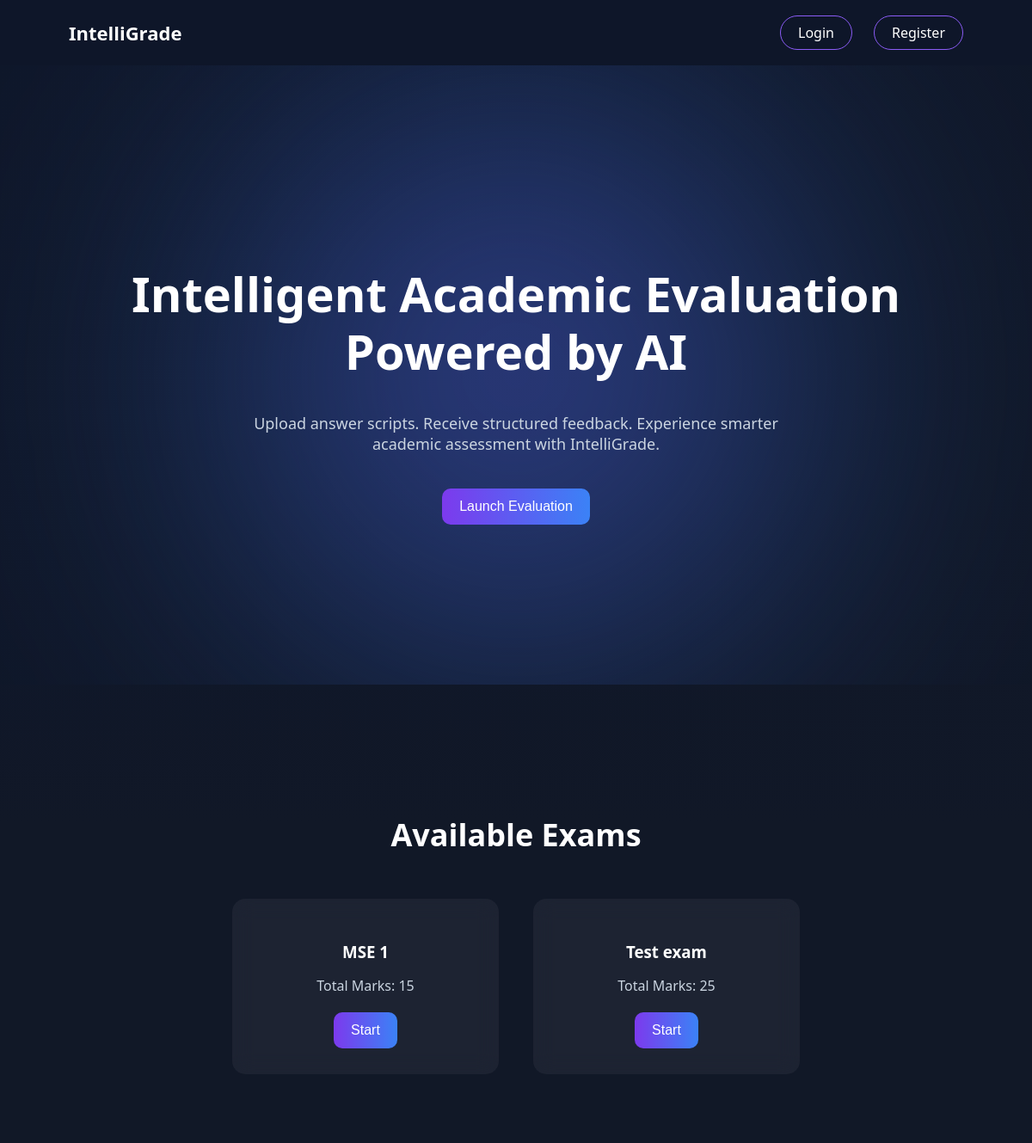
The page / on the database its author committed.
### exams/models.py (models this page shows, shortened)
class Exam(models.Model):
    name = models.CharField(max_length=100)
    total_marks = models.IntegerField()
    created_at = models.DateTimeField(auto_now_add=True)

### exams/views.py (the view)
# urls.py: path('', home, name='home'),
def home(request):
    exams = Exam.objects.all()
    return render(request, "home.html", {"exams": exams})

### templates/home.html
{% extends 'base.html' %}
{% block content %}
<section class="hero">
    <div class="hero-glow"></div>
    <div class="hero-content">
        <h1>Intelligent Academic Evaluation Powered by AI</h1>
        <p>
            Upload answer scripts. Receive structured feedback.
            Experience smarter academic assessment with IntelliGrade.
        </p>
        <a href="#exams">
            <button class="btn-primary">Launch Evaluation</button>
        </a>
    </div>
</section>
<section class="exams-section" id="exams">
    <h2>Available Exams</h2>
    <div class="exam-grid">
        {% for exam in exams %}
        <div class="exam-card">
            <h3>{{ exam.name }}</h3>
            <p>Total Marks: {{ exam.total_marks }}</p>
            <a href="{% url 'submit_exam' exam.id %}">
                <button class="btn-primary">Start</button>
            </a>
        </div>
        {% empty %}
        <p>No exams available.</p>
        {% endfor %}
    </div>
</section>
{% endblock %}

### static/css/style.css (style rules this page uses)
html { scroll-behavior: smooth; }
body { margin: 0; font-family: 'Segoe UI', sans-serif; background: linear-gradient(135deg, #0f172a, #111827); color: white; }
.hero { position: relative; min-height: calc(100vh - 80px); display: flex; align-items: center; justify-content: center; text-align: center; padding: 0 20px; overflow: hidden; }
.hero-content { position: relative; z-index: 2; max-width: 900px; margin: 0 auto; display: flex; flex-direction: column; align-items: center; }
.hero h1 { font-size: 56px; font-weight: 700; line-height: 1.2; margin-bottom: 20px; }
.hero p { font-size: 18px; color: #cbd5e1; max-width: 650px; margin-bottom: 40px; }
.hero-glow { position: absolute; top: 50%; left: 50%; transform: translate(-50%, -50%); width: 900px; height: 900px; background: radial-gradient(circle at center, rgba(124, 58, 237, 0.5), rgba(59, 130, 246, 0.4), transparent 70%); filter: blur(140px); animation: floatGlow 8s ease-in-out infinite alternate; z-index: 1; }
.btn-primary { padding: 14px 36px; border-radius: 30px; border: none; font-size: 16px; background: linear-gradient(135deg, #7c3aed, #2563eb); color: white; cursor: pointer; transition: all 0.3s ease; }
.exams-section { padding: 120px 50px 80px 50px; text-align: center; background: linear-gradient( to bottom, rgba(17, 24, 39, 0) 0%, #111827 30% ); }
.exams-section h2 { font-size: 36px; margin-bottom: 50px; }
.exam-grid { display: flex; justify-content: center; gap: 40px; flex-wrap: wrap; }
.exam-card { background: rgba(255, 255, 255, 0.05); backdrop-filter: blur(12px); padding: 30px; border-radius: 15px; width: 250px; transition: 0.3s ease; }
.exam-card h3 { margin-bottom: 10px; }
.exam-card p { color: #cbd5e1; margin-bottom: 20px; }
.btn-primary { padding: 12px 20px; border-radius: 10px; border: none; background: linear-gradient(90deg,#7c3aed,#3b82f6); color: white; cursor: pointer; font-weight: 500; transition: 0.3s; }

### rows shown on the page
Exam: name "MSE 1", total_marks "15"
Exam: name "Test exam", total_marks "25"
